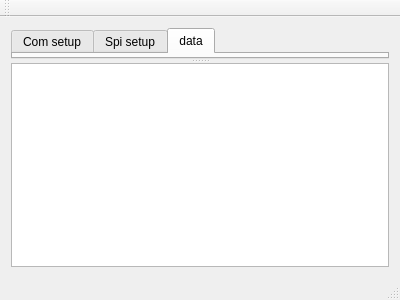
<?xml version="1.0" encoding="UTF-8"?>
<ui version="4.0">
 <class>MainWindow</class>
 <widget class="QMainWindow" name="MainWindow">
  <property name="geometry">
   <rect>
    <x>0</x>
    <y>0</y>
    <width>400</width>
    <height>300</height>
   </rect>
  </property>
  <property name="windowTitle">
   <string>Spi sviňák</string>
  </property>
  <widget class="QWidget" name="centralWidget">
   <layout class="QVBoxLayout" name="verticalLayout">
    <item>
     <widget class="QSplitter" name="splitter">
      <property name="orientation">
       <enum>Qt::Vertical</enum>
      </property>
      <widget class="QTabWidget" name="tabWidget">
       <property name="currentIndex">
        <number>2</number>
       </property>
       <widget class="widgetCom" name="tab_4">
        <attribute name="title">
         <string>Com setup</string>
        </attribute>
       </widget>
       <widget class="widgetSetup" name="tab">
        <attribute name="title">
         <string>Spi setup</string>
        </attribute>
       </widget>
       <widget class="widgetData" name="tab_2">
        <attribute name="title">
         <string>data</string>
        </attribute>
       </widget>
      </widget>
      <widget class="QPlainTextEdit" name="plainTextEdit"/>
     </widget>
    </item>
   </layout>
  </widget>
  <widget class="QToolBar" name="mainToolBar">
   <attribute name="toolBarArea">
    <enum>TopToolBarArea</enum>
   </attribute>
   <attribute name="toolBarBreak">
    <bool>false</bool>
   </attribute>
  </widget>
  <widget class="QStatusBar" name="statusBar"/>
 </widget>
 <layoutdefault spacing="6" margin="11"/>
 <customwidgets>
  <customwidget>
   <class>widgetSetup</class>
   <extends>QWidget</extends>
   <header>widgetsetup.h</header>
   <container>1</container>
  </customwidget>
  <customwidget>
   <class>widgetData</class>
   <extends>QWidget</extends>
   <header>widgetdata.h</header>
   <container>1</container>
  </customwidget>
  <customwidget>
   <class>widgetCom</class>
   <extends>QWidget</extends>
   <header>widgetcom.h</header>
   <container>1</container>
  </customwidget>
 </customwidgets>
 <resources/>
 <connections/>
</ui>
